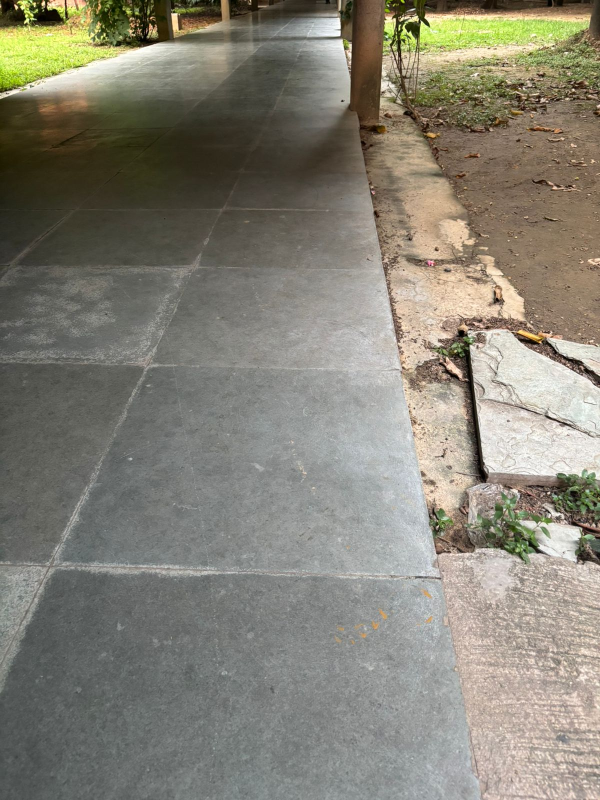
#> input picture home/kabs_d/mast3r/sec.jpg, 1200 x 1600 px, found by its file name (shown at 1/2 size)
$ python persp_grid_local1.py
#> lines starting #> are read from the running program, lines starting #| are printed output that depends on the picture; after the words box and inside, x2 and y2 are one past the last pixel; in counts of white or black regions, pixels touching at a corner belong together
#!/usr/bin/env python3
#overlaying perpsective grid on local image using corner point pixels of global image and using optimized homography matrix
import cv2
import numpy as np

if __name__ == '__main__':
    # Define the hard-coded homography matrix
    H = np.array([[ 4.82022100e-01 ,-1.80439926e+00 , 8.99994220e+02],
 [-8.72638433e-03, 6.42153559e-01, -3.25468825e+02],
 [-2.34114875e-05 ,-1.30960024e-03 , 1.00000000e+00]], dtype=np.float64)

    # Use your actual image file paths here
    local_image_path = "/home/kabs_d/mast3r/sec.jpg"

    # Load the original image
    img_local_orig = cv2.imread(local_image_path)
#> img_local_orig is the input picture: shape (1600, 1200, 3); mean B, G, R 117.5, 129.9, 133.5
    if img_local_orig is None:
        raise FileNotFoundError("Local image not found. Check file path.")

    # Source points from the global image, structured by their intended vertical column
    source_columns = {
        0.0: [[343, 830], [289, 962], [372, 757], [391, 711], [404, 679], [414, 655], [421, 637], [427, 623], [432, 612], [435, 602], [439, 594], [441, 587], [444, 582], [446, 577], [448, 572], [449, 568], [451, 565], [452, 561], [453, 558], [454, 556], [455, 554]],
        54.0: [[606, 831], [658, 963], [577, 758], [558, 711], [546, 679], [536, 656], [529, 638], [524, 623], [519, 612], [515, 602], [512, 594], [509, 588], [507, 582], [505, 577], [503, 572], [502, 568], [500, 565], [499, 561], [498, 559], [497, 556], [496, 554]],
        111.0: [[539, 554], [542, 556], [545, 559], [549, 562], [553, 565], [557, 568], [562, 572], [568, 577], [574, 582], [581, 588], [590, 595], [600, 603], [612, 612], [626, 624], [644, 638], [666, 656], [695, 680], [735, 712], [793, 758], [884, 832], [1047, 964]],
        -57.0: [[412, 553], [409, 556], [406, 558], [402, 561], [398, 564], [394, 568], [389, 572], [383, 576], [377, 581], [369, 587], [361, 594], [351, 602], [339, 612], [325, 623], [307, 637], [284, 655], [255, 679], [215, 711], [157, 757], [65, 830], [-99, 961]],
        168.0: [[582, 554], [587, 556], [593, 559], [599, 562], [605, 565], [613, 568], [621, 572], [630, 577], [641, 582], [653, 588], [667, 595], [684, 603], [704, 612], [728, 624], [758, 638], [795, 656], [845, 680], [912, 712], [1009, 759], [1162, 832], [1437, 965]],
        -114.0: [[369, 553], [364, 556], [358, 558], [352, 561], [346, 564], [338, 568], [330, 572], [321, 576], [310, 581], [298, 587], [283, 594], [267, 602], [247, 611], [223, 623], [193, 637], [155, 655], [106, 678], [38, 710], [-59, 756], [-212, 829], [-488, 960]]
    }

    vis_image = img_local_orig.copy()
    height, width = vis_image.shape[:2]
#> height = 1600; width = 1200

    # --- Draw Vertical Lines ---
    print("Drawing vertical lines...")
    for group_id, source_points_list in source_columns.items():
        if len(source_points_list) < 2: continue

        source_np = np.float32(source_points_list).reshape(-1, 1, 2)
        projected_column_pts = cv2.perspectiveTransform(source_np, H).reshape(-1, 2)

        y_coords = projected_column_pts[:, 1]
        x_coords = projected_column_pts[:, 0]
        m, b = np.polyfit(y_coords, x_coords, 1)

        x_top = int(m * 0 + b)
        x_bottom = int(m * (height - 1) + b)
        cv2.line(vis_image, (x_top, 0), (x_bottom, height - 1), (255, 0, 0), 2) # Blue
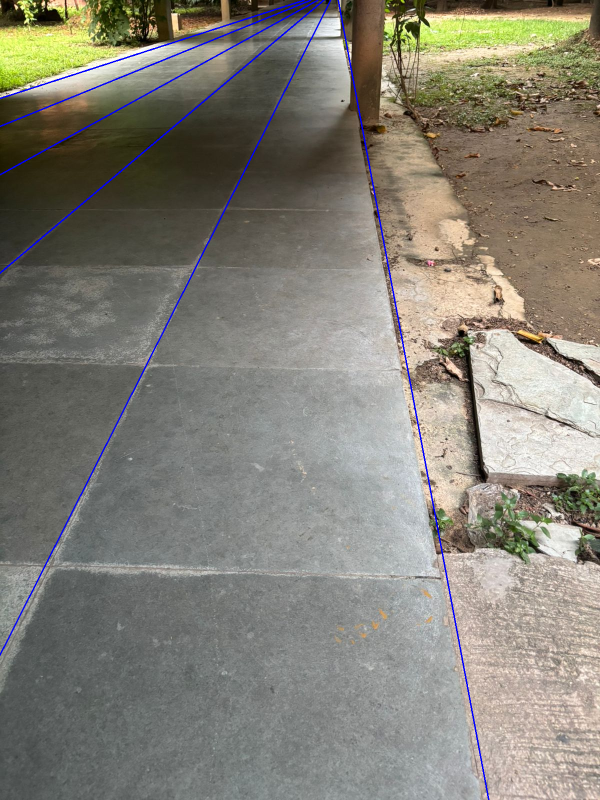
#> vis_image: shape (1600, 1200, 3) (shown at 1/2 size); 0.9% of pixels changed, all inside (x1, y1, x2, y2) = (0, 0, 979, 1600)

    # --- Draw Horizontal Lines using the new averaging logic ---
    print("Drawing horizontal lines using 5th and 6th columns...")

    # To be deterministic, sort the keys numerically first
    sorted_keys = sorted(source_columns.keys())

    # --- MODIFICATION: Select the 5th (index 4) and 6th (index 5) keys ---
    key_5 = sorted_keys[4] # This will be 111.0
    key_6 = sorted_keys[5] # This will be 168.0

    print(f"Using columns with keys: {key_5} and {key_6}")

    col1_pts = source_columns[key_5]
    col2_pts = source_columns[key_6]
    num_points_per_column = min(len(col1_pts), len(col2_pts))

    for i in range(num_points_per_column):
        # 1. Get the i-th point from each of the two selected columns
        pt1_source = col1_pts[i]
        pt2_source = col2_pts[i]

        # 2. Project just this pair of points
        source_pair_np = np.float32([pt1_source, pt2_source]).reshape(-1, 1, 2)
        projected_pair = cv2.perspectiveTransform(source_pair_np, H).reshape(-1, 2)

        # 3. Calculate the average of their projected y-coordinates
        y1 = projected_pair[0][1]
        y2 = projected_pair[1][1]
        y_avg = int((y1 + y2) / 2)

        # 4. Draw a perfectly horizontal line (slope 0) across the image
        if 0 <= y_avg < height:
             cv2.line(vis_image, (0, y_avg), (width - 1, y_avg), (0, 255, 0), 2) # Green
#> this loop made 21 passes
#> (projected_pair, y1, y2, y_avg) on passes 1 to 12: ([[611.6, 97.69], [693.5, 96.63]], 97.69, 96.63, 97), ([[609.6, 103.6], [696.2, 102.5]], 103.6, 102.5, 103), ([[603.7, 112.6], [697.4, 111.5]], 112.6, 111.5, 112), ([[599.4, 122], [698.7, 120.8]], 122, 120.8, 121), ([[595.1, 131.6], [700, 130.4]], 131.6, 130.4, 131), ([[590.6, 141.6], [705.5, 140.3]], 141.6, 140.3, 140), ([[583.7, 155.4], [707.4, 154.1]], 155.4, 154.1, 154), ([[574.1, 173.5], [707.8, 172.3]], 173.5, 172.3, 172), ([[563.9, 192.8], [712.8, 191.5]], 192.8, 191.5, 192), ([[550.3, 217.5], [716.3, 216.2]], 217.5, 216.2, 216), ([[535.2, 248.6], [720.8, 247.6]], 248.6, 247.6, 248), ([[515.4, 287.9], [729, 287.1]], 287.9, 287.1, 287)
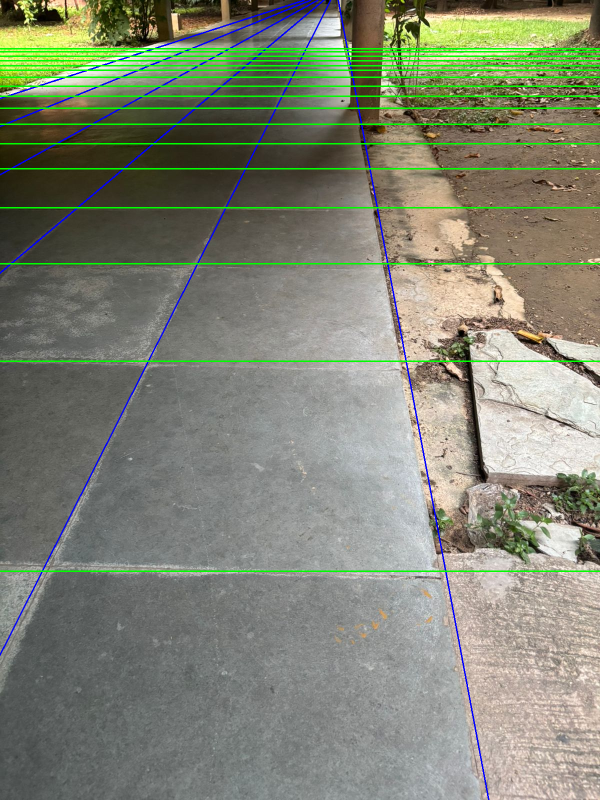
#> vis_image: shape (1600, 1200, 3) (shown at 1/2 size); 3.19% of pixels changed, all inside (x1, y1, x2, y2) = (0, 96, 1200, 1144)

    # --- Draw all projected points on top ---
    all_source_points = [pt for col in source_columns.values() for pt in col]
    all_source_np = np.float32(all_source_points).reshape(-1, 1, 2)
    all_projected_pts = cv2.perspectiveTransform(all_source_np, H).reshape(-1, 2)
#> all_projected_pts = 126 pairs, first value -78728.5 to 3748920, second value -2058663.9 to 32130.5

    for pt in all_projected_pts:
        x, y = int(pt[0]), int(pt[1])
        if 0 <= x < width and 0 <= y < height:
            cv2.circle(vis_image, (x, y), 4, (0, 0, 255), -1) # Red
#> this loop made 126 passes
#> (pt, x, y) on passes 1 to 12: ([4550.9, -2152.9], 4550, -2152), ([2612.6, -1086.9], 2612, -1086), ([3748920, -2058663.9], 3748920, -2058663), ([-3256.2, 2138.1], -3256, 2138), ([-1287.5, 1056.3], -1287, 1056), ([-621.3, 690.7], -621, 690), ([-298.1, 512.5], -298, 512), ([-105.2, 407], -105, 406), ([20.89, 338.4], 20, 338), ([116.3, 284.5], 116, 284), ([187.8, 246.2], 187, 246), ([241.6, 215.6], 241, 215)
#> (x, y) on passes 34, 64, 65, 66, 67, 68: (417, 194), (378, 97), (357, 106), (342, 112), (318, 122), (294, 131)
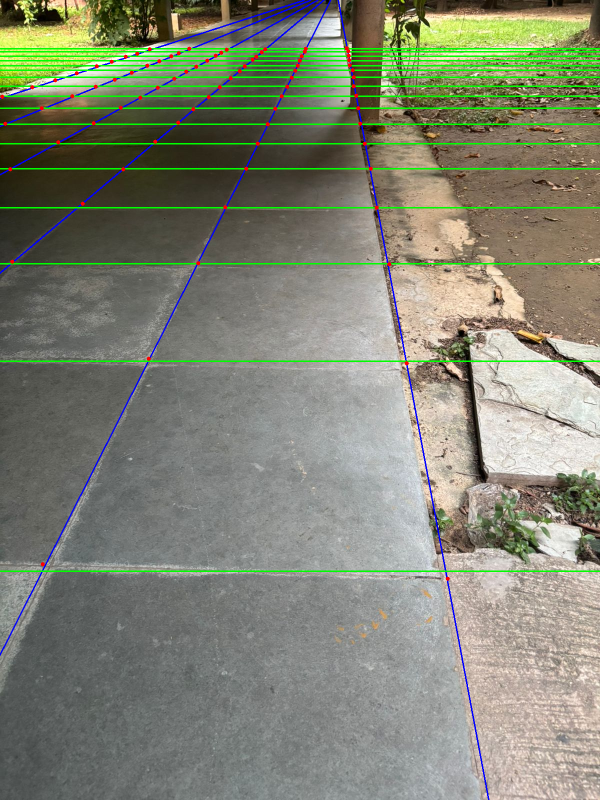
#> vis_image: shape (1600, 1200, 3) (shown at 1/2 size); 0.21% of pixels changed, all inside (x1, y1, x2, y2) = (0, 92, 900, 1162)

    # --- Display the final result ---
    cv2.imshow('Local Image with Full Projected Grid', vis_image)
    cv2.imwrite('local_grid.jpg',vis_image)
    cv2.waitKey(0)
    cv2.destroyAllWindows()

$ run again, with home/kabs_d/mast3r/floor2.jpg copied over home/kabs_d/mast3r/sec.jpg
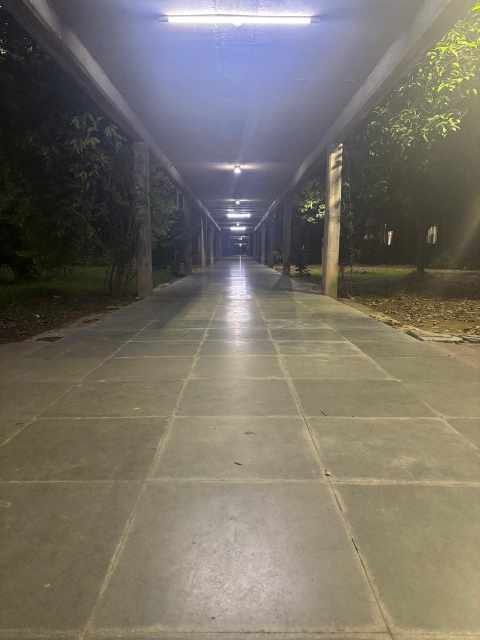
#> input picture home/kabs_d/mast3r/floor2.jpg, 960 x 1280 px, found by its file name (shown at 1/2 size)
#> img_local_orig is the input picture: shape (1280, 960, 3); mean B, G, R 102, 112.4, 117.8
#> the loop `for i in range(num_points_per_column):` made 21 passes
#> (projected_pair, y1, y2, y_avg) on passes 1 to 8: ([[611.6, 97.69], [693.5, 96.63]], 97.69, 96.63, 97), ([[609.6, 103.6], [696.2, 102.5]], 103.6, 102.5, 103), ([[603.7, 112.6], [697.4, 111.5]], 112.6, 111.5, 112), ([[599.4, 122], [698.7, 120.8]], 122, 120.8, 121), ([[595.1, 131.6], [700, 130.4]], 131.6, 130.4, 131), ([[590.6, 141.6], [705.5, 140.3]], 141.6, 140.3, 140), ([[583.7, 155.4], [707.4, 154.1]], 155.4, 154.1, 154), ([[574.1, 173.5], [707.8, 172.3]], 173.5, 172.3, 172)
#> after the loop `for i in range(num_points_per_column):`:
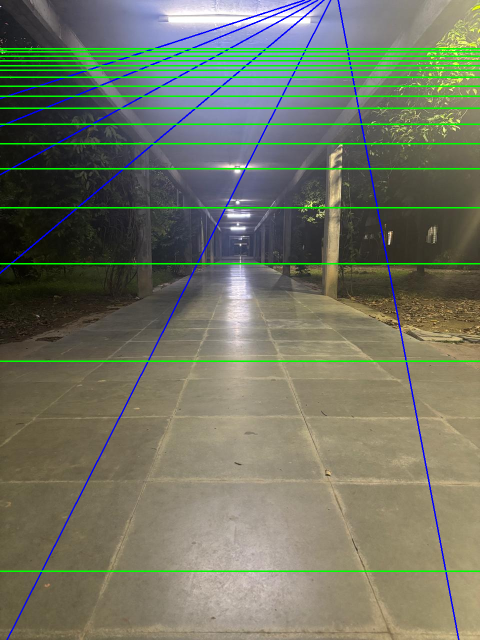
#> vis_image: shape (1280, 960, 3) (shown at 1/2 size); mean B, G, R 98.9, 116.8, 111.9
#> all_projected_pts = 126 pairs, first value -78728.5 to 3748920, second value -2058663.9 to 32130.5
#> the loop `for pt in all_projected_pts:` made 126 passes
#> (pt, x, y) on passes 1 to 8: ([4550.9, -2152.9], 4550, -2152), ([2612.6, -1086.9], 2612, -1086), ([3748920, -2058663.9], 3748920, -2058663), ([-3256.2, 2138.1], -3256, 2138), ([-1287.5, 1056.3], -1287, 1056), ([-621.3, 690.7], -621, 690), ([-298.1, 512.5], -298, 512), ([-105.2, 407], -105, 406)
#> after the loop `for pt in all_projected_pts:`:
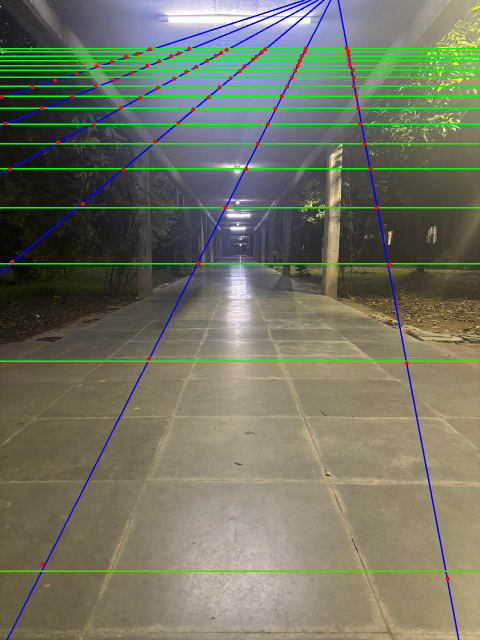
#> vis_image: shape (1280, 960, 3) (shown at 1/2 size); 0.33% of pixels changed, all inside (x1, y1, x2, y2) = (0, 92, 900, 1162)

$ run again, with home/kabs_d/mast3r/skewed_floor.jpg copied over home/kabs_d/mast3r/sec.jpg
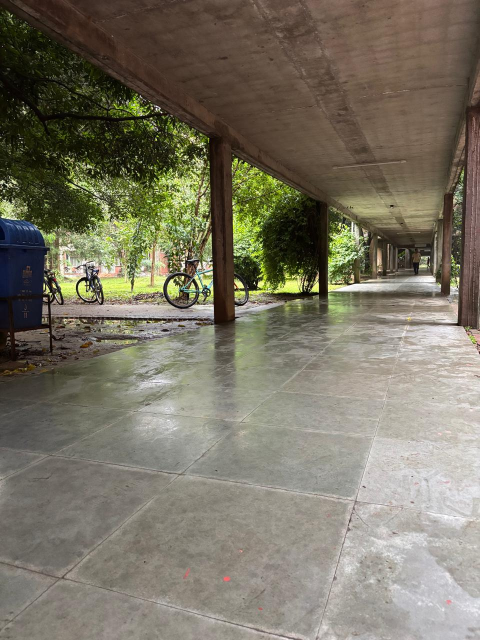
#> input picture home/kabs_d/mast3r/skewed_floor.jpg, 960 x 1280 px, found by its file name (shown at 1/2 size)
#> img_local_orig is the input picture: shape (1280, 960, 3); mean B, G, R 99.7, 115.9, 121
#> the loop `for i in range(num_points_per_column):` made 21 passes
#> (projected_pair, y1, y2, y_avg) on passes 1 to 8: ([[611.6, 97.69], [693.5, 96.63]], 97.69, 96.63, 97), ([[609.6, 103.6], [696.2, 102.5]], 103.6, 102.5, 103), ([[603.7, 112.6], [697.4, 111.5]], 112.6, 111.5, 112), ([[599.4, 122], [698.7, 120.8]], 122, 120.8, 121), ([[595.1, 131.6], [700, 130.4]], 131.6, 130.4, 131), ([[590.6, 141.6], [705.5, 140.3]], 141.6, 140.3, 140), ([[583.7, 155.4], [707.4, 154.1]], 155.4, 154.1, 154), ([[574.1, 173.5], [707.8, 172.3]], 173.5, 172.3, 172)
#> after the loop `for i in range(num_points_per_column):`:
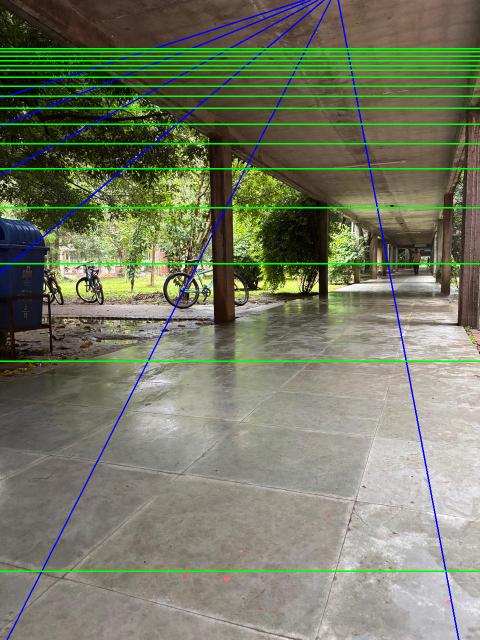
#> vis_image: shape (1280, 960, 3) (shown at 1/2 size); mean B, G, R 99.4, 121.8, 116.2
#> all_projected_pts = 126 pairs, first value -78728.5 to 3748920, second value -2058663.9 to 32130.5
#> the loop `for pt in all_projected_pts:` made 126 passes
#> (pt, x, y) on passes 1 to 8: ([4550.9, -2152.9], 4550, -2152), ([2612.6, -1086.9], 2612, -1086), ([3748920, -2058663.9], 3748920, -2058663), ([-3256.2, 2138.1], -3256, 2138), ([-1287.5, 1056.3], -1287, 1056), ([-621.3, 690.7], -621, 690), ([-298.1, 512.5], -298, 512), ([-105.2, 407], -105, 406)
#> after the loop `for pt in all_projected_pts:`:
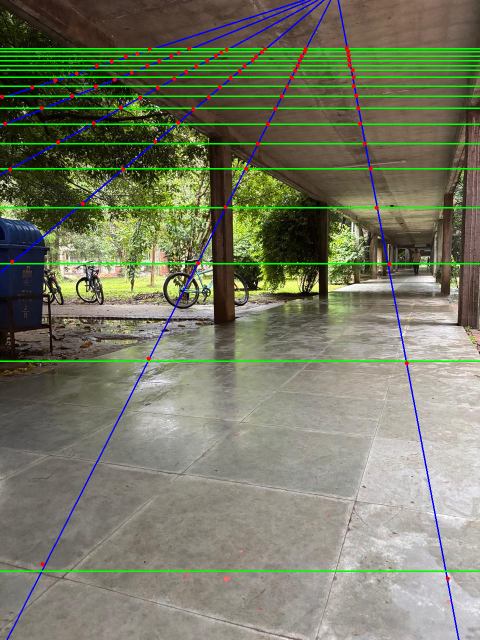
#> vis_image: shape (1280, 960, 3) (shown at 1/2 size); 0.33% of pixels changed, all inside (x1, y1, x2, y2) = (0, 92, 900, 1162)
